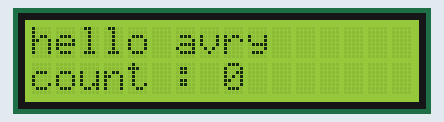
A program run on a simulated ATmega128, built with avr-gcc and emulated at 16 MHz (the files do not name the chip). Shown: 16×2 character LCD. Wiring (inferred from the names in the program): character LCD (HD44780): RS PE5; R/W PE6; E PE7; data PD0, PD1, PD2, PD3, PD4, PD5, PD6, PD7.

Above: at 0.2 s.
At 5.2 s:
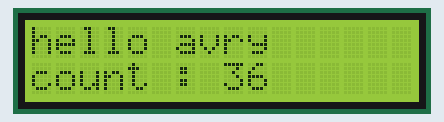
At 10.09 s:
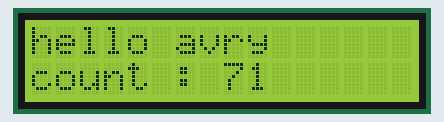
At 20.03 s:
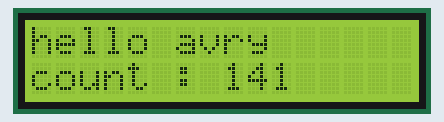
At 29.93 s:
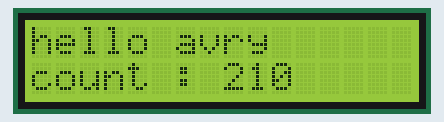
At 39.82 s:
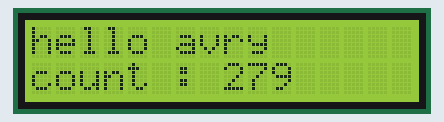

The program:

main.c
```c
//#include <avr/io.h>
#include "LCD_4bit.h"
#include <stdio.h>

int main(void)
{
   char buff[30];
   LCD_Init();
   sprintf(buff, "hello avry");//"헬로"를 buff에 넣어
   LCD_WriteStringXY(0,0,buff);
   int count = 0;

   while (1)
   {
	   sprintf(buff, "count : %d", count++); //"count를" buff에 넣는데 %d는 count++에 영향받아
	   LCD_WriteStringXY(1,0,buff);
	   _delay_ms(100);
   }
}
```

LCD_4bit.c
```c
#include "LCD_4bit.h"

void LCD_Data(uint8_t data)
{
	LCD_DATA_PORT = data; // 데이터를 LCD 데이터 핀에 출력
}

void LCD_Data4bit(uint8_t data)
{
	LCD_DATA_PORT = (LCD_DATA_PORT & 0x0f) | (data & 0xf0); // 상위 4비트를 LCD 데이터 핀에 출력
	LCD_EnablePin(); // LCD 동작 신호 전송
	LCD_DATA_PORT = (LCD_DATA_PORT & 0x0f) | ((data & 0x0f) << 4); // 하위 4비트를 LCD 데이터 핀에 출력
	LCD_EnablePin(); // LCD 동작 신호 전송
}

void LCD_Data4bitInit(uint8_t data)
{
	LCD_DATA_PORT = (LCD_DATA_PORT & 0x0f) | (data & 0xf0); // 상위 4비트를 LCD 데이터 핀에 출력
	LCD_EnablePin(); // LCD 동작 신호 전송
}


void LCD_WriteMode()
{
	LCD_RW_PORT &= ~(1<<LCD_RW); // RW 핀을 LOW로 정하여 쓰기 모드로 설정
}


void LCD_EnablePin()
{
	LCD_E_PORT &= ~(1<<LCD_E); // E 핀을 LOW로 설정
	LCD_E_PORT |= (1<<LCD_E); // E 핀을 HIGH로 설정하여 동작 신호 전송
	LCD_E_PORT &= ~(1<<LCD_E); // E 핀을 다시 LOW로 설정
	_delay_us(1800); // 일정 시간동안 대기 (맞춤 시간, 실제 딜레이 값은 상황에 따라 조정 가능)
}

void LCD_WriteCommand(uint8_t commandData)
{
	LCD_RS_PORT &= ~(1<<LCD_RS); // RS 핀을 LOW로 설정하여 명령어 모드로 설정
	LCD_WriteMode(); // 쓰기 모드로 설정
	LCD_Data4bit(commandData); // 명령어 데이터를 LCD 데이터 핀에 출력
}

void LCD_WriteCommandInit(uint8_t commandData)
{
	LCD_RS_PORT &= ~(1<<LCD_RS); // RS 핀을 LOW로 설정하여 명령어 모드로 설정
	LCD_WriteMode(); // 쓰기 모드로 설정
	LCD_Data4bitInit(commandData); // 초기화 과정에서 명령어 데이터를 LCD 데이터 핀에 출력
}

void LCD_WriteData(uint8_t charData)
{
	LCD_RS_PORT |= (1<<LCD_RS); // RS 핀을 HIGH로 설정하여 문자 데이터 모드로 설정
	LCD_WriteMode(); // 쓰기 모드로 설정
	LCD_Data4bit(charData); // 문자 데이터를 LCD 데이터 핀에 출력
}

void LCD_GotoXY(uint8_t row, uint8_t col)
{
	col %= 16; // 열 인덱스를 0부터 15까지로 제한 (16개의 열)
	row %= 2; // 행 인덱스를 0 또는 1로 제한 (2개의 행)

	uint8_t address = (0x40 * row) + col; // 주소 계산
	uint8_t command = 0x80 + address; // 커맨드 값 계산 (주소 설정)
	LCD_WriteCommand(command); // 주소 설정 커맨드를 LCD에 전송
}

void LCD_WriteString(char *string)
{
	for (uint8_t i=0; string[i]; i++)
	{
		LCD_WriteData(string[i]); // 문자열의 각 문자를 LCD에 출력
	}
}

void LCD_WriteStringXY(uint8_t row, uint8_t col, char *string)
{
	LCD_GotoXY(row, col); // 지정된 위치로 커서 이동
	LCD_WriteString(string); // 문자열을 해당 위치부터 LCD에 출력
}

void LCD_Init()
{
	LCD_DATA_DDR = 0xff; // 데이터 핀을 출력으로 설정
	LCD_RS_DDR |= (1<<LCD_RS); // RS 핀을 출력으로 설정
	LCD_RW_DDR |= (1<<LCD_RW); // RW 핀을 출력으로 설정
	LCD_E_DDR |= (1<<LCD_E); // E 핀을 출력으로 설정

	_delay_ms(20); // 초기화 대기 시간 (충분한 대기 시간 필요)
	LCD_WriteCommand(0x03); // 8비트 모드로 설정
	_delay_ms(10); // 초기화 대기 시간
	LCD_WriteCommand(0x03); // 8비트 모드로 설정
	_delay_ms(1); // 초기화 대기 시간
	LCD_WriteCommand(0x03); // 8비트 모드로 설정
	LCD_WriteCommand(0x02); // 4비트 모드로 설정
	LCD_WriteCommand(COMMAND_4_BIT_MODE); // 4비트 모드로 LCD 설정
	LCD_WriteCommand(COMMAND_DISPLAY_OFF); // 화면 OFF
	LCD_WriteCommand(COMMAND_DISPLAY_CLEAR); // 화면 지우기
	LCD_WriteCommand(COMMAND_ENTRY_MODE); // 입력 모드 설정
	LCD_WriteCommand(COMMAND_DISPLAY_ON); // 화면 ON
}
```

LCD_4bit.h
```c
#ifndef LCD_4BIT_H_
#define LCD_4BIT_H_

#define F_CPU 16000000UL
#include <avr/io.h>
#include <avr/delay.h>

#define LCD_DATA_DDR	DDRD
#define LCD_DATA_PORT	PORTD
#define LCD_DATA_PIN	PIND
#define LCD_RS_DDR		DDRE
#define LCD_RW_DDR		DDRE
#define LCD_E_DDR		DDRE
#define LCD_RS_PORT		PORTE
#define LCD_RW_PORT		PORTE
#define LCD_E_PORT		PORTE
#define LCD_RS			5
#define LCD_RW			6
#define LCD_E			7

#define COMMAND_DISPLAY_CLEAR	0X01
#define COMMAND_DISPLAY_ON		0X0C
#define COMMAND_DISPLAY_OFF		0X08
#define COMMAND_8_BIT_MODE		0X38
#define COMMAND_4_BIT_MODE		0X28
#define COMMAND_ENTRY_MODE		0X06


void LCD_Data(uint8_t data);
void LCD_Data4bit(uint8_t data);
void LCD_WriteMode();
void LCD_ReadPin();
void LCD_EnablePin();
void LCD_WriteCommand(uint8_t commadData);
void LCD_WriteData(uint8_t charData);
void LCD_GotoXY(uint8_t row, uint8_t col);
void LCD_WriteString(char *string);
void LCD_WriteStringXY(uint8_t row, uint8_t col, char *string);
void LCD_Init();

#endif
```
